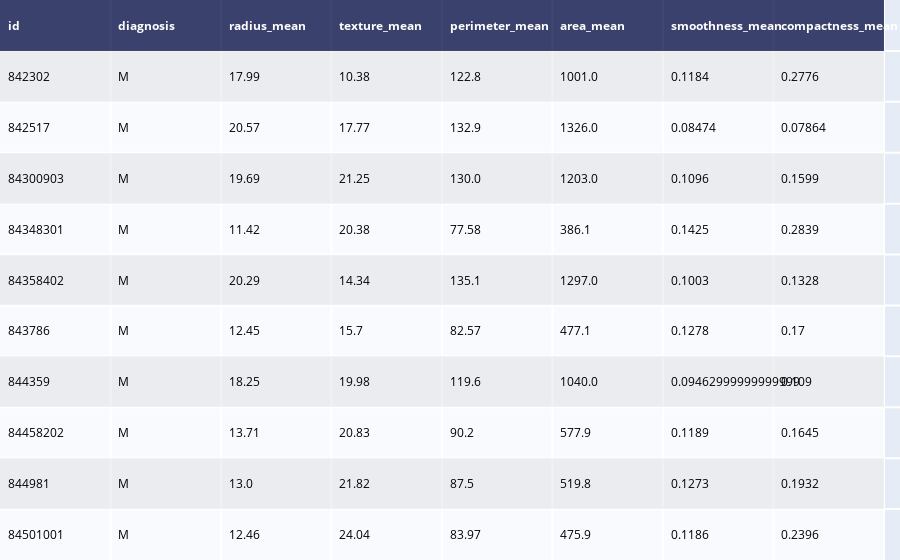

The notebook cell this image was saved under:
### Markdown cell above
#### Figure Factory Tables

### Code cell
fig =  ff.create_table(df.iloc[0:10, 0:8])
fig.show()

### Figure 1 — Plotly figure (JSON) as saved in the notebook; plotly's stock layout.template omitted (floating-point values rounded to 4 significant figures)
{"data": [{"colorscale": [[0, "#00083e"], [0.5, "#ededee"], [1, "#ffffff"]], "hoverinfo": "none", "opacity": 0.75, "showscale": false, "type": "heatmap", "z": [[0, 0, 0, 0, 0, 0, 0, 0], [0.5, 0.5, 0.5, 0.5, 0.5, 0.5, 0.5, 0.5], [1, 1, 1, 1, 1, 1, 1, 1], [0.5, 0.5, 0.5, 0.5, 0.5, 0.5, 0.5, 0.5], [1, 1, 1, 1, 1, 1, 1, 1], [0.5, 0.5, 0.5, 0.5, 0.5, 0.5, 0.5, 0.5], [1, 1, 1, 1, 1, 1, 1, 1], [0.5, 0.5, 0.5, 0.5, 0.5, 0.5, 0.5, 0.5], [1, 1, 1, 1, 1, 1, 1, 1], [0.5, 0.5, 0.5, 0.5, 0.5, 0.5, 0.5, 0.5], [1, 1, 1, 1, 1, 1, 1, 1]]}], "layout": {"annotations": [{"align": "left", "font": {"color": "#ffffff"}, "showarrow": false, "text": "<b>id</b>", "x": -0.45, "xanchor": "left", "xref": "x", "y": 0, "yref": "y"}, {"align": "left", "font": {"color": "#ffffff"}, "showarrow": false, "text": "<b>diagnosis</b>", "x": 0.55, "xanchor": "left", "xref": "x", "y": 0, "yref": "y"}, {"align": "left", "font": {"color": "#ffffff"}, "showarrow": false, "text": "<b>radius_mean</b>", "x": 1.55, "xanchor": "left", "xref": "x", "y": 0, "yref": "y"}, {"align": "left", "font": {"color": "#ffffff"}, "showarrow": false, "text": "<b>texture_mean</b>", "x": 2.55, "xanchor": "left", "xref": "x", "y": 0, "yref": "y"}, {"align": "left", "font": {"color": "#ffffff"}, "showarrow": false, "text": "<b>perimeter_mean</b>", "x": 3.55, "xanchor": "left", "xref": "x", "y": 0, "yref": "y"}, {"align": "left", "font": {"color": "#ffffff"}, "showarrow": false, "text": "<b>area_mean</b>", "x": 4.55, "xanchor": "left", "xref": "x", "y": 0, "yref": "y"}, {"align": "left", "font": {"color": "#ffffff"}, "showarrow": false, "text": "<b>smoothness_mean</b>", "x": 5.55, "xanchor": "left", "xref": "x", "y": 0, "yref": "y"}, {"align": "left", "font": {"color": "#ffffff"}, "showarrow": false, "text": "<b>compactness_mean</b>", "x": 6.55, "xanchor": "left", "xref": "x", "y": 0, "yref": "y"}, {"align": "left", "font": {"color": "#000000"}, "showarrow": false, "text": "842302", "x": -0.45, "xanchor": "left", "xref": "x", "y": 1, "yref": "y"}, {"align": "left", "font": {"color": "#000000"}, "showarrow": false, "text": "M", "x": 0.55, "xanchor": "left", "xref": "x", "y": 1, "yref": "y"}, {"align": "left", "font": {"color": "#000000"}, "showarrow": false, "text": "17.99", "x": 1.55, "xanchor": "left", "xref": "x", "y": 1, "yref": "y"}, {"align": "left", "font": {"color": "#000000"}, "showarrow": false, "text": "10.38", "x": 2.55, "xanchor": "left", "xref": "x", "y": 1, "yref": "y"}, {"align": "left", "font": {"color": "#000000"}, "showarrow": false, "text": "122.8", "x": 3.55, "xanchor": "left", "xref": "x", "y": 1, "yref": "y"}, {"align": "left", "font": {"color": "#000000"}, "showarrow": false, "text": "1001.0", "x": 4.55, "xanchor": "left", "xref": "x", "y": 1, "yref": "y"}, {"align": "left", "font": {"color": "#000000"}, "showarrow": false, "text": "0.1184", "x": 5.55, "xanchor": "left", "xref": "x", "y": 1, "yref": "y"}, {"align": "left", "font": {"color": "#000000"}, "showarrow": false, "text": "0.2776", "x": 6.55, "xanchor": "left", "xref": "x", "y": 1, "yref": "y"}, {"align": "left", "font": {"color": "#000000"}, "showarrow": false, "text": "842517", "x": -0.45, "xanchor": "left", "xref": "x", "y": 2, "yref": "y"}, {"align": "left", "font": {"color": "#000000"}, "showarrow": false, "text": "M", "x": 0.55, "xanchor": "left", "xref": "x", "y": 2, "yref": "y"}, {"align": "left", "font": {"color": "#000000"}, "showarrow": false, "text": "20.57", "x": 1.55, "xanchor": "left", "xref": "x", "y": 2, "yref": "y"}, {"align": "left", "font": {"color": "#000000"}, "showarrow": false, "text": "17.77", "x": 2.55, "xanchor": "left", "xref": "x", "y": 2, "yref": "y"}, {"align": "left", "font": {"color": "#000000"}, "showarrow": false, "text": "132.9", "x": 3.55, "xanchor": "left", "xref": "x", "y": 2, "yref": "y"}, {"align": "left", "font": {"color": "#000000"}, "showarrow": false, "text": "1326.0", "x": 4.55, "xanchor": "left", "xref": "x", "y": 2, "yref": "y"}, {"align": "left", "font": {"color": "#000000"}, "showarrow": false, "text": "0.08474", "x": 5.55, "xanchor": "left", "xref": "x", "y": 2, "yref": "y"}, {"align": "left", "font": {"color": "#000000"}, "showarrow": false, "text": "0.07864", "x": 6.55, "xanchor": "left", "xref": "x", "y": 2, "yref": "y"}, {"align": "left", "font": {"color": "#000000"}, "showarrow": false, "text": "84300903", "x": -0.45, "xanchor": "left", "xref": "x", "y": 3, "yref": "y"}, {"align": "left", "font": {"color": "#000000"}, "showarrow": false, "text": "M", "x": 0.55, "xanchor": "left", "xref": "x", "y": 3, "yref": "y"}, {"align": "left", "font": {"color": "#000000"}, "showarrow": false, "text": "19.69", "x": 1.55, "xanchor": "left", "xref": "x", "y": 3, "yref": "y"}, {"align": "left", "font": {"color": "#000000"}, "showarrow": false, "text": "21.25", "x": 2.55, "xanchor": "left", "xref": "x", "y": 3, "yref": "y"}, {"align": "left", "font": {"color": "#000000"}, "showarrow": false, "text": "130.0", "x": 3.55, "xanchor": "left", "xref": "x", "y": 3, "yref": "y"}, {"align": "left", "font": {"color": "#000000"}, "showarrow": false, "text": "1203.0", "x": 4.55, "xanchor": "left", "xref": "x", "y": 3, "yref": "y"}, {"align": "left", "font": {"color": "#000000"}, "showarrow": false, "text": "0.1096", "x": 5.55, "xanchor": "left", "xref": "x", "y": 3, "yref": "y"}, {"align": "left", "font": {"color": "#000000"}, "showarrow": false, "text": "0.1599", "x": 6.55, "xanchor": "left", "xref": "x", "y": 3, "yref": "y"}, {"align": "left", "font": {"color": "#000000"}, "showarrow": false, "text": "84348301", "x": -0.45, "xanchor": "left", "xref": "x", "y": 4, "yref": "y"}, {"align": "left", "font": {"color": "#000000"}, "showarrow": false, "text": "M", "x": 0.55, "xanchor": "left", "xref": "x", "y": 4, "yref": "y"}, {"align": "left", "font": {"color": "#000000"}, "showarrow": false, "text": "11.42", "x": 1.55, "xanchor": "left", "xref": "x", "y": 4, "yref": "y"}, {"align": "left", "font": {"color": "#000000"}, "showarrow": false, "text": "20.38", "x": 2.55, "xanchor": "left", "xref": "x", "y": 4, "yref": "y"}, {"align": "left", "font": {"color": "#000000"}, "showarrow": false, "text": "77.58", "x": 3.55, "xanchor": "left", "xref": "x", "y": 4, "yref": "y"}, {"align": "left", "font": {"color": "#000000"}, "showarrow": false, "text": "386.1", "x": 4.55, "xanchor": "left", "xref": "x", "y": 4, "yref": "y"}, {"align": "left", "font": {"color": "#000000"}, "showarrow": false, "text": "0.1425", "x": 5.55, "xanchor": "left", "xref": "x", "y": 4, "yref": "y"}, {"align": "left", "font": {"color": "#000000"}, "showarrow": false, "text": "0.2839", "x": 6.55, "xanchor": "left", "xref": "x", "y": 4, "yref": "y"}, {"align": "left", "font": {"color": "#000000"}, "showarrow": false, "text": "84358402", "x": -0.45, "xanchor": "left", "xref": "x", "y": 5, "yref": "y"}, {"align": "left", "font": {"color": "#000000"}, "showarrow": false, "text": "M", "x": 0.55, "xanchor": "left", "xref": "x", "y": 5, "yref": "y"}, {"align": "left", "font": {"color": "#000000"}, "showarrow": false, "text": "20.29", "x": 1.55, "xanchor": "left", "xref": "x", "y": 5, "yref": "y"}, {"align": "left", "font": {"color": "#000000"}, "showarrow": false, "text": "14.34", "x": 2.55, "xanchor": "left", "xref": "x", "y": 5, "yref": "y"}, {"align": "left", "font": {"color": "#000000"}, "showarrow": false, "text": "135.1", "x": 3.55, "xanchor": "left", "xref": "x", "y": 5, "yref": "y"}, {"align": "left", "font": {"color": "#000000"}, "showarrow": false, "text": "1297.0", "x": 4.55, "xanchor": "left", "xref": "x", "y": 5, "yref": "y"}, {"align": "left", "font": {"color": "#000000"}, "showarrow": false, "text": "0.1003", "x": 5.55, "xanchor": "left", "xref": "x", "y": 5, "yref": "y"}, {"align": "left", "font": {"color": "#000000"}, "showarrow": false, "text": "0.1328", "x": 6.55, "xanchor": "left", "xref": "x", "y": 5, "yref": "y"}, {"align": "left", "font": {"color": "#000000"}, "showarrow": false, "text": "843786", "x": -0.45, "xanchor": "left", "xref": "x", "y": 6, "yref": "y"}, {"align": "left", "font": {"color": "#000000"}, "showarrow": false, "text": "M", "x": 0.55, "xanchor": "left", "xref": "x", "y": 6, "yref": "y"}, {"align": "left", "font": {"color": "#000000"}, "showarrow": false, "text": "12.45", "x": 1.55, "xanchor": "left", "xref": "x", "y": 6, "yref": "y"}, {"align": "left", "font": {"color": "#000000"}, "showarrow": false, "text": "15.7", "x": 2.55, "xanchor": "left", "xref": "x", "y": 6, "yref": "y"}, {"align": "left", "font": {"color": "#000000"}, "showarrow": false, "text": "82.57", "x": 3.55, "xanchor": "left", "xref": "x", "y": 6, "yref": "y"}, {"align": "left", "font": {"color": "#000000"}, "showarrow": false, "text": "477.1", "x": 4.55, "xanchor": "left", "xref": "x", "y": 6, "yref": "y"}, {"align": "left", "font": {"color": "#000000"}, "showarrow": false, "text": "0.1278", "x": 5.55, "xanchor": "left", "xref": "x", "y": 6, "yref": "y"}, {"align": "left", "font": {"color": "#000000"}, "showarrow": false, "text": "0.17", "x": 6.55, "xanchor": "left", "xref": "x", "y": 6, "yref": "y"}, {"align": "left", "font": {"color": "#000000"}, "showarrow": false, "text": "844359", "x": -0.45, "xanchor": "left", "xref": "x", "y": 7, "yref": "y"}, {"align": "left", "font": {"color": "#000000"}, "showarrow": false, "text": "M", "x": 0.55, "xanchor": "left", "xref": "x", "y": 7, "yref": "y"}, {"align": "left", "font": {"color": "#000000"}, "showarrow": false, "text": "18.25", "x": 1.55, "xanchor": "left", "xref": "x", "y": 7, "yref": "y"}, {"align": "left", "font": {"color": "#000000"}, "showarrow": false, "text": "19.98", "x": 2.55, "xanchor": "left", "xref": "x", "y": 7, "yref": "y"}, {"align": "left", "font": {"color": "#000000"}, "showarrow": false, "text": "119.6", "x": 3.55, "xanchor": "left", "xref": "x", "y": 7, "yref": "y"}, {"align": "left", "font": {"color": "#000000"}, "showarrow": false, "text": "1040.0", "x": 4.55, "xanchor": "left", "xref": "x", "y": 7, "yref": "y"}, {"align": "left", "font": {"color": "#000000"}, "showarrow": false, "text": "0.09462999999999999", "x": 5.55, "xanchor": "left", "xref": "x", "y": 7, "yref": "y"}, {"align": "left", "font": {"color": "#000000"}, "showarrow": false, "text": "0.109", "x": 6.55, "xanchor": "left", "xref": "x", "y": 7, "yref": "y"}, {"align": "left", "font": {"color": "#000000"}, "showarrow": false, "text": "84458202", "x": -0.45, "xanchor": "left", "xref": "x", "y": 8, "yref": "y"}, {"align": "left", "font": {"color": "#000000"}, "showarrow": false, "text": "M", "x": 0.55, "xanchor": "left", "xref": "x", "y": 8, "yref": "y"}, {"align": "left", "font": {"color": "#000000"}, "showarrow": false, "text": "13.71", "x": 1.55, "xanchor": "left", "xref": "x", "y": 8, "yref": "y"}, {"align": "left", "font": {"color": "#000000"}, "showarrow": false, "text": "20.83", "x": 2.55, "xanchor": "left", "xref": "x", "y": 8, "yref": "y"}, {"align": "left", "font": {"color": "#000000"}, "showarrow": false, "text": "90.2", "x": 3.55, "xanchor": "left", "xref": "x", "y": 8, "yref": "y"}, {"align": "left", "font": {"color": "#000000"}, "showarrow": false, "text": "577.9", "x": 4.55, "xanchor": "left", "xref": "x", "y": 8, "yref": "y"}, {"align": "left", "font": {"color": "#000000"}, "showarrow": false, "text": "0.1189", "x": 5.55, "xanchor": "left", "xref": "x", "y": 8, "yref": "y"}, {"align": "left", "font": {"color": "#000000"}, "showarrow": false, "text": "0.1645", "x": 6.55, "xanchor": "left", "xref": "x", "y": 8, "yref": "y"}, {"align": "left", "font": {"color": "#000000"}, "showarrow": false, "text": "844981", "x": -0.45, "xanchor": "left", "xref": "x", "y": 9, "yref": "y"}, {"align": "left", "font": {"color": "#000000"}, "showarrow": false, "text": "M", "x": 0.55, "xanchor": "left", "xref": "x", "y": 9, "yref": "y"}, {"align": "left", "font": {"color": "#000000"}, "showarrow": false, "text": "13.0", "x": 1.55, "xanchor": "left", "xref": "x", "y": 9, "yref": "y"}, {"align": "left", "font": {"color": "#000000"}, "showarrow": false, "text": "21.82", "x": 2.55, "xanchor": "left", "xref": "x", "y": 9, "yref": "y"}, {"align": "left", "font": {"color": "#000000"}, "showarrow": false, "text": "87.5", "x": 3.55, "xanchor": "left", "xref": "x", "y": 9, "yref": "y"}, {"align": "left", "font": {"color": "#000000"}, "showarrow": false, "text": "519.8", "x": 4.55, "xanchor": "left", "xref": "x", "y": 9, "yref": "y"}, {"align": "left", "font": {"color": "#000000"}, "showarrow": false, "text": "0.1273", "x": 5.55, "xanchor": "left", "xref": "x", "y": 9, "yref": "y"}, {"align": "left", "font": {"color": "#000000"}, "showarrow": false, "text": "0.1932", "x": 6.55, "xanchor": "left", "xref": "x", "y": 9, "yref": "y"}, {"align": "left", "font": {"color": "#000000"}, "showarrow": false, "text": "84501001", "x": -0.45, "xanchor": "left", "xref": "x", "y": 10, "yref": "y"}, {"align": "left", "font": {"color": "#000000"}, "showarrow": false, "text": "M", "x": 0.55, "xanchor": "left", "xref": "x", "y": 10, "yref": "y"}, {"align": "left", "font": {"color": "#000000"}, "showarrow": false, "text": "12.46", "x": 1.55, "xanchor": "left", "xref": "x", "y": 10, "yref": "y"}, {"align": "left", "font": {"color": "#000000"}, "showarrow": false, "text": "24.04", "x": 2.55, "xanchor": "left", "xref": "x", "y": 10, "yref": "y"}, {"align": "left", "font": {"color": "#000000"}, "showarrow": false, "text": "83.97", "x": 3.55, "xanchor": "left", "xref": "x", "y": 10, "yref": "y"}, {"align": "left", "font": {"color": "#000000"}, "showarrow": false, "text": "475.9", "x": 4.55, "xanchor": "left", "xref": "x", "y": 10, "yref": "y"}, {"align": "left", "font": {"color": "#000000"}, "showarrow": false, "text": "0.1186", "x": 5.55, "xanchor": "left", "xref": "x", "y": 10, "yref": "y"}, {"align": "left", "font": {"color": "#000000"}, "showarrow": false, "text": "0.2396", "x": 6.55, "xanchor": "left", "xref": "x", "y": 10, "yref": "y"}], "autosize": true, "margin": {"b": 0, "l": 0, "r": 0, "t": 0}, "xaxis": {"autorange": true, "dtick": 1, "gridwidth": 2, "range": [-0.5, 7.5], "showticklabels": false, "tick0": -0.5, "ticks": "", "zeroline": false}, "yaxis": {"autorange": true, "dtick": 1, "gridwidth": 2, "range": [10.5, -0.5], "showticklabels": false, "tick0": 0.5, "ticks": "", "zeroline": false}}}
